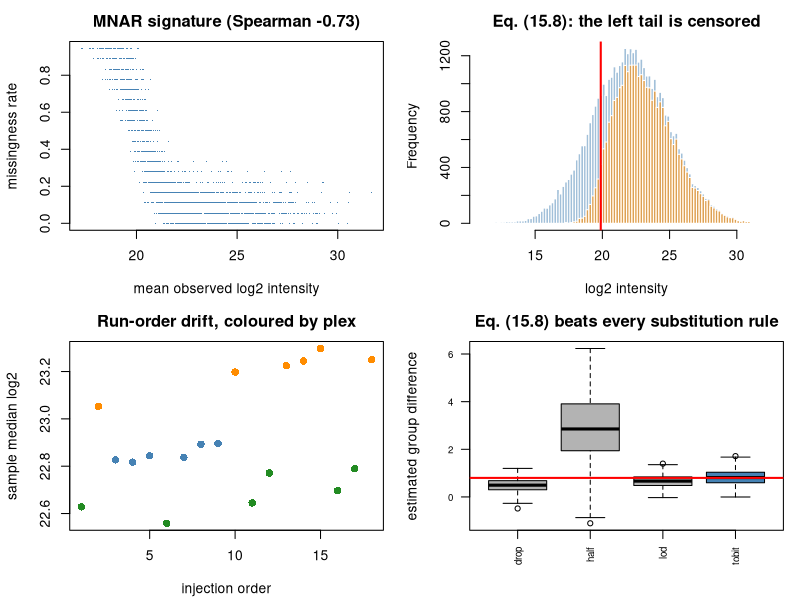

Write the R code that produced this figure.
## ---- chunk 1
MODULE_NAME <- "35_proteomics_missing_values"
OUT <- file.path(Sys.getenv("STATS_OUT", unset = "results"), MODULE_NAME)
dir.create(OUT, recursive = TRUE, showWarnings = FALSE)
header <- function(txt) cat("\n", strrep("=", 72), "\n", txt, "\n",
                            strrep("=", 72), "\n", sep = "")
## ---- chunk 2
header("1. Peptide intensities with plex effects and run-order drift")
simulate_proteomics <- function(n_proteins = 600, n_per_group = 9,
                                peptides_per_protein = 4, n_de = 100, effect = 0.9) {
  n <- 2*n_per_group
  cond <- factor(rep(c("ctrl", "case"), each = n_per_group), levels = c("ctrl","case"))
  plex <- factor(sprintf("plex%d", (seq_len(n) - 1) %% 3 + 1))   # BALANCED design
  run_order <- sample(n)
  prot_ab <- rnorm(n_proteins, 22, 2.3)
  true_eff <- numeric(n_proteins)
  de <- sample(n_proteins, n_de); true_eff[de] <- rnorm(n_de, 0, effect)
  plex_shift <- c(plex1 = 0, plex2 = 0.45, plex3 = -0.30)
  drift <- 0.02*(run_order - mean(run_order))
  rows <- list(); pep_meta <- list()
  for (p in seq_len(n_proteins)) {
    pep_off <- rnorm(peptides_per_protein, 0, 1.6)   # ionisation efficiency
    for (k in seq_len(peptides_per_protein)) {
      rows[[length(rows)+1]] <- prot_ab[p] + pep_off[k] +
        true_eff[p]*(cond == "case") + plex_shift[as.character(plex)] + drift +
        rnorm(n, 0, 0.35)
      pep_meta[[length(pep_meta)+1]] <-
        data.frame(protein = sprintf("P%04d", p), peptide = sprintf("P%04d_%d", p, k))
    }
  }
  Y <- do.call(rbind, rows)
  pm <- do.call(rbind, pep_meta)
  dimnames(Y) <- list(pm$peptide, sprintf("S%02d", seq_len(n)))
  ## MISSINGNESS: an explicit MIXTURE.
  lod_center <- quantile(Y, 0.22)
  p_mnar <- 1/(1 + exp((Y - lod_center)/0.55))      # abundance-dependent (MNAR)
  missing <- (matrix(runif(length(Y)), nrow(Y)) < p_mnar) |
    (matrix(runif(length(Y)), nrow(Y)) < 0.08)      # flat MAR component
  Yobs <- Y; Yobs[missing] <- NA
  list(Yobs = Yobs, Ytrue = Y, pep_meta = pm, lod = lod_center,
       smeta = data.frame(condition = cond, plex = plex, run_order = run_order,
                          row.names = colnames(Y)),
       truth = data.frame(true_eff = true_eff, is_de = true_eff != 0,
                          row.names = sprintf("P%04d", seq_len(n_proteins))))
}
set.seed(3501)
sim <- simulate_proteomics()
Yobs <- sim$Yobs; smeta <- sim$smeta; truth <- sim$truth; pep_meta <- sim$pep_meta
cat(sprintf("  %d peptides (%d proteins) x %d samples\n", nrow(Yobs), nrow(truth),
            ncol(Yobs)))
cat(sprintf("  overall missingness: %.1f%%\n", 100*mean(is.na(Yobs))))
cat(sprintf("  missingness per sample: %.1f%% - %.1f%%\n",
            100*min(colMeans(is.na(Yobs))), 100*max(colMeans(is.na(Yobs)))))
print(table(smeta$plex, smeta$condition))
cat("\n  Plexes are BALANCED across conditions - the design of Module 19.\n")
## ---- chunk 3
header("2. Missingness vs abundance: the MNAR signature (Topic 15)")
miss_rate <- rowMeans(is.na(Yobs))
mean_obs <- rowMeans(Yobs, na.rm = TRUE)
ok <- is.finite(mean_obs)
sp <- cor(mean_obs[ok], miss_rate[ok], method = "spearman")
cat(sprintf("  Spearman(mean observed intensity, missingness rate) = %+.3f\n", sp))
qs <- cut(mean_obs[ok], quantile(mean_obs[ok], 0:5/5), include.lowest = TRUE,
          labels = paste0("Q", 1:5))
cat(sprintf("\n  %-24s%18s%21s\n", "abundance quintile", "mean missingness",
            "mean observed log2"))
for (lv in levels(qs))
  cat(sprintf("  %-24s%18.3f%21.2f\n", lv, mean(miss_rate[ok][qs == lv]),
              mean(mean_obs[ok][qs == lv])))
cat("\n  A strong NEGATIVE relationship is the signature of abundance-dependent\n")
cat("  (MNAR / left-censored) missingness. A flat cloud would indicate MAR.\n")
ctrl <- smeta$condition == "ctrl"; case <- smeta$condition == "case"
miss_c <- rowMeans(is.na(Yobs[, ctrl])); miss_s <- rowMeans(is.na(Yobs[, case]))
mnar_like <- (miss_c > 0.7 & miss_s < 0.3) | (miss_s > 0.7 & miss_c < 0.3)
cat(sprintf("\n  peptides missing systematically in ONE condition (MNAR-like): %d\n",
            sum(mnar_like)))
cat(sprintf("  peptides with sporadic gaps (MAR-like)                     : %d\n",
            sum(!mnar_like & miss_rate > 0 & miss_rate < 0.6)))
cat("  These two classes need DIFFERENT treatment (Topic 25).\n")
## ---- chunk 4
header("3. Median normalisation and drift correction (25.2)")
median_normalise <- function(Y) {                                # eq. (25.2)
  cm <- apply(Y, 2, median, na.rm = TRUE)
  sweep(Y, 2, cm) + median(cm)
}
Ynorm <- median_normalise(Yobs)
cat(sprintf("  %-8s%15s%14s%8s%11s\n", "sample", "median before", "median after",
            "plex", "run order"))
for (s_ in colnames(Yobs)[1:6])
  cat(sprintf("  %-8s%15.3f%14.3f%8s%11d\n", s_,
              median(Yobs[, s_], na.rm = TRUE),
              median(Ynorm[, s_], na.rm = TRUE),
              smeta[s_, "plex"], smeta[s_, "run_order"]))
before <- cor(smeta$run_order, apply(Yobs, 2, median, na.rm = TRUE),
              method = "spearman")
cat(sprintf("\n  Spearman(run order, sample median) BEFORE: %+.3f\n", before))
cat("  Spearman(run order, sample median) AFTER : undefined\n")
cat("
  That second line is not a bug, and it is worth understanding. Median
  normalisation subtracts each column's median and adds one common constant,
  so after it every sample median is IDENTICAL by construction. A correlation
  against a constant has zero variance in one argument and is undefined.

  The trap is to read that as \"the drift is gone\". It is not gone; this
  particular diagnostic has simply been blinded to it. Median normalisation
  removes a GLOBAL shift per sample. Drift that pushes different features by
  different amounts survives untouched, and a per-feature check still sees
  it:\n")
## ---- chunk 5
drift_fraction <- function(Y) {
  ro <- smeta$run_order
  hits <- 0
  for (i in seq_len(nrow(Y))) {
    v <- as.numeric(Y[i, ]); ok <- is.finite(v)
    if (sum(ok) < 8) next
    if (suppressWarnings(cor.test(ro[ok], v[ok],
                                  method = "spearman"))$p.value < 0.05)
      hits <- hits + 1
  }
  hits / nrow(Y)
}
cat(sprintf("    features correlated with run order, before: %.1f%%\n",
            100 * drift_fraction(Yobs)))
cat(sprintf("    features correlated with run order, after : %.1f%%\n",
            100 * drift_fraction(Ynorm)))
cat("
  Always plot intensity against INJECTION ORDER before and after, per feature
  and not just per sample. With pooled QC samples injected throughout the run,
  fit a LOESS curve per feature against run order and subtract it, which is
  the metabolomics standard.\n")
## ---- chunk 6
header("4. Median polish vs summing (25.3)")
median_polish <- function(mat, n_iter = 12) {
  ## Tukey's median polish: additive peptide (row) + sample (column) effects.
  m <- mat; overall <- 0
  row_eff <- numeric(nrow(m)); col_eff <- numeric(ncol(m))
  for (it in seq_len(n_iter)) {
    rmed <- apply(m, 1, median, na.rm = TRUE); rmed[!is.finite(rmed)] <- 0
    m <- m - rmed; row_eff <- row_eff + rmed
    d <- median(row_eff); row_eff <- row_eff - d; overall <- overall + d
    cmed <- apply(m, 2, median, na.rm = TRUE); cmed[!is.finite(cmed)] <- 0
    m <- sweep(m, 2, cmed); col_eff <- col_eff + cmed
    d <- median(col_eff); col_eff <- col_eff - d; overall <- overall + d
  }
  overall + col_eff
}
summarise_proteins <- function(Y, pep_meta, method = "median_polish") {
  prots <- unique(pep_meta$protein)
  out <- t(sapply(prots, function(pr) {
    ## Intersect: some peptides may have been dropped upstream.
    present <- intersect(pep_meta$peptide[pep_meta$protein == pr], rownames(Y))
    if (!length(present)) return(rep(NA_real_, ncol(Y)))
    sub <- Y[present,, drop = FALSE]
    if (all(is.na(sub))) return(rep(NA_real_, ncol(Y)))
    if (method == "median_polish") median_polish(sub)
    else { lin <- colSums(2^sub, na.rm = TRUE); log2(ifelse(lin > 0, lin, NA)) }
  }))
  colnames(out) <- colnames(Y); out
}
prot_mp <- summarise_proteins(Ynorm, pep_meta, "median_polish")
prot_sum <- summarise_proteins(Ynorm, pep_meta, "sum")
n_obs_pep <- tapply(rowSums(!is.na(Ynorm)), pep_meta$protein, sum)
cat("  Correlation between the summarised value and the NUMBER OF OBSERVED\n")
cat("  PEPTIDES (a pure artefact - it should be near zero):\n")
for (row_ in list(list("median polish (25.3)", prot_mp), list("sum of intensities", prot_sum))) {
  v <- rowMeans(row_[[2]], na.rm = TRUE)
  common <- intersect(names(v), names(n_obs_pep))
  m <- is.finite(v[common]) & is.finite(n_obs_pep[common])
  cat(sprintf("    %-24s Spearman = %+.3f\n", row_[[1]],
              cor(n_obs_pep[common][m], v[common][m], method = "spearman")))
}
cat("\n  Summing intensities confounds 'how much protein' with 'how many\n")
cat("  peptides happened to be identified'. Median polish estimates an additive\n")
cat("  peptide effect and is robust to individual peptides dropping out.\n")
## ---- chunk 7
header("5. MNAR vs MAR imputation (Topic 15, eq. 15.8)")
impute_mnar <- function(Y, shift = 1.8, width = 0.3) {
  ## A column with fewer than two observed values has no usable sd, and a
  ## subset of rows (as impute_mixed passes) can easily produce one. Falling
  ## back to the matrix-wide spread keeps every cell imputed; leaving it NA
  ## would silently drop the protein from the comparison below.
  g_sd <- sd(Y, na.rm = TRUE)
  g_mu <- mean(Y, na.rm = TRUE)
  if (!is.finite(g_sd) || g_sd == 0) g_sd <- 1
  if (!is.finite(g_mu)) g_mu <- 0
  apply(Y, 2, function(col) {
    s <- sd(col, na.rm = TRUE); if (!is.finite(s) || s == 0) s <- g_sd
    m <- mean(col, na.rm = TRUE); if (!is.finite(m)) m <- g_mu
    n_miss <- sum(is.na(col))
    if (n_miss) col[is.na(col)] <- rnorm(n_miss, m - shift*s, width*s)
    col
  })
}
impute_mar_knn <- function(Y, k = 6) {
  ## Simple kNN over PEPTIDES: borrow from the k most similar complete rows.
  Yc <- Y; rm_ <- rowMeans(Y, na.rm = TRUE)
  complete <- which(rowSums(is.na(Y)) == 0)
  if (!length(complete)) { Yc[is.na(Yc)] <- rep(rm_, ncol(Y))[is.na(Yc)]; return(Yc) }
  for (i in which(rowSums(is.na(Y)) > 0)) {
    obs <- !is.na(Y[i, ])
    if (!any(obs)) { Yc[i, ] <- rm_[i]; next }
    d <- colSums((t(Y[complete, obs, drop = FALSE]) - Y[i, obs])^2)
    nb <- complete[order(d)[1:min(k, length(complete))]]
    Yc[i, !obs] <- colMeans(Y[nb, !obs, drop = FALSE], na.rm = TRUE)
  }
  Yc[is.na(Yc)] <- mean(Y, na.rm = TRUE)
  Yc
}
impute_mixed <- function(Y, mnar_mask) {
  out <- Y
  if (any(mnar_mask)) out[mnar_mask, ] <- impute_mnar(Y[mnar_mask,, drop = FALSE])
  if (any(!mnar_mask)) out[!mnar_mask, ] <- impute_mar_knn(Y[!mnar_mask,, drop = FALSE])
  out
}
test_proteins <- function(P, label, min_obs = 6) {
  keep <- rowSums(!is.na(P)) >= min_obs
  P <- P[keep,, drop = FALSE]
  res <- t(sapply(rownames(P), function(pr) {
    d <- smeta; d$y <- P[pr, ]
    d <- d[!is.na(d$y), ]
    if (nlevels(droplevels(d$condition)) < 2 || nrow(d) < min_obs) return(c(NA, 1))
    f <- try(suppressWarnings(lm(y ~ condition + plex, data = d)), silent = TRUE)
    if (inherits(f, "try-error")) return(c(NA, 1))
    ## summary() warns on a perfect fit; the NaN p-value it produces is
    ## handled explicitly below, so the warning adds nothing.
    cs <- suppressWarnings(coef(summary(f)))
    key <- grep("^condition", rownames(cs), value = TRUE)[1]
    if (is.na(key) || !(key %in% rownames(cs))) return(c(NA, 1))
    est <- cs[key, 1]; pv <- cs[key, 4]
    ## A perfectly-fitting model (zero residual df after dropping NAs) yields
    ## NaN p-values. Treat those as uninformative rather than letting NA
    ## propagate silently into the counts.
    c(est, if (is.finite(pv)) pv else 1)
  }))
  q <- p.adjust(res[, 2], "BH")
  t0 <- truth[rownames(P), ]
  rej <- q < 0.05
  cat(sprintf("  %-40s%8d%7d%6d%6d%9.2f%8.3f\n", label, nrow(P), sum(rej),
              sum(rej & t0$is_de), sum(rej & !t0$is_de),
              sum(rej & t0$is_de)/sum(truth$is_de), sum(rej & !t0$is_de)/max(sum(rej),1)))
}
set.seed(3502)
pep_mnar <- mnar_like[rownames(Ynorm)]
pep_mnar[is.na(pep_mnar)] <- FALSE
cat(sprintf("  peptides routed to MNAR imputation: %d\n", sum(pep_mnar)))
cat(sprintf("  peptides routed to MAR imputation : %d\n",
            sum(rowSums(is.na(Ynorm)) > 0 & !pep_mnar)))
cat(sprintf("\n  %-40s%8s%7s%6s%6s%9s%8s\n", "strategy (applied to PEPTIDES)",
            "tested", "rej", "TP", "FP", "sens", "FDP"))
test_proteins(summarise_proteins(Ynorm, pep_meta), "no imputation (median polish handles NA)")
test_proteins(summarise_proteins(impute_mnar(Ynorm), pep_meta),
              "ALL peptides MNAR-imputed (down-shift)")
test_proteins(summarise_proteins(impute_mar_knn(Ynorm), pep_meta),
              "ALL peptides MAR-imputed (kNN)")
test_proteins(summarise_proteins(impute_mixed(Ynorm, pep_mnar), pep_meta),
              "MIXED: route each peptide by mechanism")
cat("\n  READ THIS TABLE CAREFULLY - it does not say what most tutorials say.\n")
cat("\n  1. NOT IMPUTING does well. Median polish estimates an additive peptide\n")
cat("     effect from whatever peptides ARE observed, and the linear model\n")
cat("     drops missing samples. Neither step needs a filled-in value, so\n")
cat("     nothing has to be invented. Modern guidance increasingly agrees:\n")
cat("     prefer methods that TOLERATE missingness over imputing.\n")
cat("  2. Down-shifting EVERYTHING gives every sporadically-missing peptide a\n")
cat("     value ~1.8 SD below the mean regardless of WHY it was missing.\n")
cat("  3. Check how many features each branch of a MIXED strategy received -\n")
cat("     when almost nothing is classified MNAR it reduces to the MAR branch.\n")
cat("  4. The 'tested' column differs between rows: imputation changes WHICH\n")
cat("     proteins are analysable, so the FDPs are not on equal footing.\n")
## ---- chunk 8
header("6. Treating the LOD as censoring (15.8)")
tobit_group <- function(y_obs, censored, lod, group) {
  n_cen <- sum(censored)
  nll <- function(par) {
    mu <- par[1] + par[2]*group; s <- exp(par[3])
    ll <- 0
    if (any(!censored)) ll <- ll + sum(dnorm(y_obs[!censored], mu[!censored], s, log = TRUE))
    if (n_cen) ll <- ll + sum(pnorm((lod - mu[censored])/s, log.p = TRUE))
    -ll
  }
  st <- c(mean(y_obs[!censored]), 0, log(max(sd(y_obs[!censored]), 0.1)))
  optim(st, nll, method = "Nelder-Mead", control = list(maxit = 3000))$par[2]
}
set.seed(3503)
TRUE_DELTA <- 0.8; N <- 40; lod <- 21
res <- t(replicate(250, {
  g <- rep(0:1, each = N/2)
  z <- rnorm(N, 21.5 + TRUE_DELTA*g, 1)
  cen <- z < lod
  yh <- ifelse(cen, lod/2, z); yl <- ifelse(cen, lod, z)
  zd <- z; zd[cen] <- NA
  c(drop = mean(zd[g==1], na.rm=TRUE) - mean(zd[g==0], na.rm=TRUE),
    half = mean(yh[g==1]) - mean(yh[g==0]),
    lod = mean(yl[g==1]) - mean(yl[g==0]),
    tobit = tobit_group(ifelse(cen, lod, z), cen, lod, g))
}))
cat(sprintf("  TRUE group difference = %.1f; ~%.0f%% censored\n\n", TRUE_DELTA,
            100*mean(rnorm(1e4, 21.5, 1) < lod)))
cat(sprintf("  %-32s%15s%9s%9s\n", "strategy", "mean estimate", "bias", "SD"))
for (nm in c("drop","half","lod","tobit"))
  cat(sprintf("  %-32s%15.4f%9.4f%9.4f\n",
              c(drop="drop censored values", half="substitute LOD/2",
                lod="substitute LOD", tobit="censored MLE (15.8)")[nm],
              mean(res[, nm]), mean(res[, nm]) - TRUE_DELTA, sd(res[, nm])))
cat("\n  Every substitution rule is biased. The censored likelihood USES the\n")
cat("  information that the value was BELOW the limit, which is real data.\n")
## ---- chunk 9
png(file.path(OUT, "proteomics.png"), width = 1100, height = 800, res = 110)
par(mfrow = c(2, 2), mar = c(4.2, 4.2, 2.5, 1))
plot(mean_obs[ok], miss_rate[ok], pch = ".", col = "steelblue",
     xlab = "mean observed log2 intensity", ylab = "missingness rate",
     main = sprintf("MNAR signature (Spearman %+.2f)", sp))
hist(sim$Ytrue, breaks = 80, col = adjustcolor("steelblue", 0.5), border = "white",
     main = "Eq. (15.8): the left tail is censored", xlab = "log2 intensity")
hist(Yobs[!is.na(Yobs)], breaks = 80, col = adjustcolor("darkorange", 0.6),
     border = "white", add = TRUE)
abline(v = sim$lod, col = "red", lwd = 2)
plot(smeta$run_order, apply(Yobs, 2, median, na.rm = TRUE), pch = 16, cex = 1.2,
     col = c("steelblue","darkorange","forestgreen")[smeta$plex],
     xlab = "injection order", ylab = "sample median log2",
     main = "Run-order drift, coloured by plex")
boxplot(res, col = c("grey70","grey70","grey70","steelblue"), las = 2,
        main = "Eq. (15.8) beats every substitution rule",
        ylab = "estimated group difference", cex.axis = 0.7)
abline(h = TRUE_DELTA, col = "red", lwd = 2)
invisible(dev.off())
cat("\nFigure written to", file.path(OUT, "proteomics.png"), "\n")
## ---- chunk 10

## ---- chunk 11

## ---- chunk 12
# P <- summarise_proteins(impute_mixed(Ynorm, pep_mnar), pep_meta)
# for (form in c("y ~ condition", "y ~ condition + plex")) {
#   res_ <- sapply(rownames(P), function(pr) {
#     d <- smeta; d$y <- P[pr, ]; d <- d[!is.na(d$y), ]
#     f <- try(lm(as.formula(form), data = d), silent = TRUE)
#     if (inherits(f, "try-error")) return(1)
#     cs <- coef(summary(f)); cs[grep("^condition", rownames(cs))[1], 4]
#   })
#   q <- p.adjust(res_, "BH"); t0 <- truth[rownames(P), ]
#   cat(sprintf("  %-26s rej=%4d TP=%4d FDP=%.3f\n", form, sum(q < 0.05),
#               sum(q < 0.05 & t0$is_de),
#               sum(q < 0.05 & !t0$is_de)/max(sum(q < 0.05), 1)))
# }
# ## Blocking on plex removes the plex offsets from the residual - free power
# ## from a term the design already provides.
#
# smeta_bad <- smeta
# smeta_bad$plex <- factor(ifelse(smeta_bad$condition == "ctrl", "plex1", "plex2"))
# Xd <- model.matrix(~ condition + plex, data = smeta_bad)
# cat(sprintf("  confounded design: %d columns, rank %d -> condition and plex ALIASED\n",
#             ncol(Xd), qr(Xd)$rank))
# ## No software can separate them (eq. 19.3). Design plexes BALANCED, and
# ## include a common reference channel in every plex.
## ---- chunk 13

## ---- chunk 14

## ---- chunk 15
# cat(sprintf("  %18s%11s%6s%6s%8s\n", "down-shift (SDs)", "rejected", "TP", "FP", "FDP"))
# for (sh in c(0, 0.8, 1.8, 3.0)) {
#   set.seed(2)
#   P <- summarise_proteins(impute_mnar(Ynorm, shift = sh), pep_meta)
#   res_ <- sapply(rownames(P), function(pr) {
#     d <- smeta; d$y <- P[pr, ]; d <- d[!is.na(d$y), ]
#     f <- try(lm(y ~ condition + plex, data = d), silent = TRUE)
#     if (inherits(f, "try-error")) return(1)
#     cs <- coef(summary(f)); cs[grep("^condition", rownames(cs))[1], 4]
#   })
#   q <- p.adjust(res_, "BH"); t0 <- truth[rownames(P), ]
#   cat(sprintf("  %18.1f%11d%6d%6d%8.3f\n", sh, sum(q < 0.05),
#               sum(q < 0.05 & t0$is_de), sum(q < 0.05 & !t0$is_de),
#               sum(q < 0.05 & !t0$is_de)/max(sum(q < 0.05), 1)))
# }
#
# ## The down-shift is an ASSUMPTION about how far below the limit the missing
# ## values sit, and it is UNTESTABLE from the observed data. If your conclusion
# ## changes across this range, say so - that IS the result (Module 24).
## ---- chunk 16

## ---- chunk 17

## ---- chunk 18
# n_obs <- rowSums(!is.na(prot_mp))
# set.seed(3)
# P <- summarise_proteins(impute_mnar(Ynorm), pep_meta)
# res_ <- sapply(rownames(P), function(pr) {
#   d <- smeta; d$y <- P[pr, ]; d <- d[!is.na(d$y), ]
#   f <- try(lm(y ~ condition + plex, data = d), silent = TRUE)
#   if (inherits(f, "try-error")) return(1)
#   cs <- coef(summary(f)); cs[grep("^condition", rownames(cs))[1], 4]
# })
# q <- p.adjust(res_, "BH")
# cat(sprintf("  %13s%10s%9s%16s\n", "observed in", "proteins", "called", "of which TRUE"))
# for (rg in list(c(0,4), c(5,9), c(10,14), c(15,18))) {
#   m <- n_obs[names(q)] >= rg[1] & n_obs[names(q)] <= rg[2]
#   called <- m & q < 0.05
#   cat(sprintf("  %13s%10d%9d%16d\n", sprintf("%d-%d samples", rg[1], rg[2]),
#               sum(m), sum(called), sum(called & truth[names(q), "is_de"])))
# }
#
# ## Proteins seen in a handful of samples generate "significant" calls whose
# ## effect is entirely determined by the IMPUTATION, not by measurement. Set a
# ## minimum-observation rule BEFORE testing (e.g. "observed in >= 70% of one
# ## condition") and report how many proteins it removed. A protein quantified
# ## in 3 of 18 samples is a QC finding, not a biological one.
